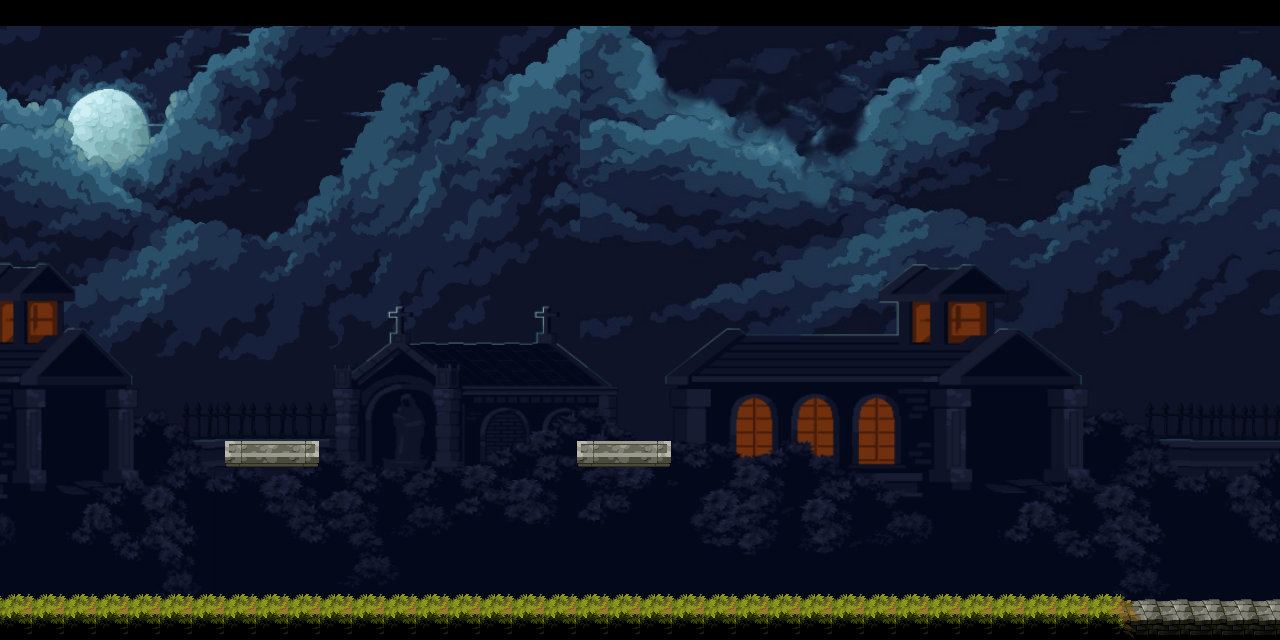

Below is a game level as drawn by its tile map, then a one-line description and the .tmx file that defines it, in full:
An orthogonal 40x20 tile map with 32x32 px tiles, 1 tile layer (Capa de patrones 1), 2 image layers and 7 objects (6x stone, aranaFinal).

<map version="1.10" tiledversion="1.10.2" orientation="orthogonal" renderorder="right-down" width="40" height="20" tilewidth="32" tileheight="32" infinite="0" nextlayerid="5" nextobjectid="14">
 <tileset firstgid="1" source="Tiles.tsx" />
 <imagelayer id="2" name="image1" offsetx="-709.63" offsety="26.8585">
  <image source="Final/Final/fondoXXL.png" width="6000" height="416" />
 </imagelayer>
 <imagelayer id="3" name="image2" offsetx="-45.2354" offsety="254.449">
  <image source="Final/Final/casas1.png" width="6000" height="350" />
 </imagelayer>
 <objectgroup id="4" name="objects">
  <object id="7" name="stone" gid="12" x="220.072" y="468.354" width="32" height="32">
   <properties>
    <property name="stone" value="" />
   </properties>
  </object>
  <object id="8" name="stone" gid="12" x="252.585" y="466.94" width="32" height="32">
   <properties>
    <property name="stone" value="" />
   </properties>
  </object>
  <object id="9" name="stone" gid="12" x="287.925" y="465.527" width="32" height="32">
   <properties>
    <property name="stone" value="" />
   </properties>
  </object>
  <object id="10" name="stone" gid="12" x="572.06" y="468.354" width="32" height="32">
   <properties>
    <property name="stone" value="" />
   </properties>
  </object>
  <object id="11" name="stone" gid="12" x="608.814" y="468.354" width="32" height="32">
   <properties>
    <property name="stone" value="" />
   </properties>
  </object>
  <object id="12" name="stone" gid="12" x="642.74" y="468.354" width="32" height="32">
   <properties>
    <property name="stone" value="" />
   </properties>
  </object>
  <object id="13" name="aranaFinal" gid="12" x="1030.07" y="440.082" width="32" height="32">
   <properties>
    <property name="aranaFinal" value="" />
   </properties>
  </object>
 </objectgroup>
 <layer id="1" name="Capa de patrones 1" width="40" height="20">
  <data encoding="csv">
0,0,0,0,0,0,0,0,0,0,0,0,0,0,0,0,0,0,0,0,0,0,0,0,0,0,0,0,0,0,0,0,0,0,0,0,0,0,0,0,
0,0,0,0,0,0,0,0,0,0,0,0,0,0,0,0,0,0,0,0,0,0,0,0,0,0,0,0,0,0,0,0,0,0,0,0,0,0,0,0,
0,0,0,0,0,0,0,0,0,0,0,0,0,0,0,0,0,0,0,0,0,0,0,0,0,0,0,0,0,0,0,0,0,0,0,0,0,0,0,0,
0,0,0,0,0,0,0,0,0,0,0,0,0,0,0,0,0,0,0,0,0,0,0,0,0,0,0,0,0,0,0,0,0,0,0,0,0,0,0,0,
0,0,0,0,0,0,0,0,0,0,0,0,0,0,0,0,0,0,0,0,0,0,0,0,0,0,0,0,0,0,0,0,0,0,0,0,0,0,0,0,
0,0,0,0,0,0,0,0,0,0,0,0,0,0,0,0,0,0,0,0,0,0,0,0,0,0,0,0,0,0,0,0,0,0,0,0,0,0,0,0,
0,0,0,0,0,0,0,0,0,0,0,0,0,0,0,0,0,0,0,0,0,0,0,0,0,0,0,0,0,0,0,0,0,0,0,0,0,0,0,0,
0,0,0,0,0,0,0,0,0,0,0,0,0,0,0,0,0,0,0,0,0,0,0,0,0,0,0,0,0,0,0,0,0,0,0,0,0,0,0,0,
0,0,0,0,0,0,0,0,0,0,0,0,0,0,0,0,0,0,0,0,0,0,0,0,0,0,0,0,0,0,0,0,0,0,0,0,0,0,0,0,
0,0,0,0,0,0,0,0,0,0,0,0,0,0,0,0,0,0,0,0,0,0,0,0,0,0,0,0,0,0,0,0,0,0,0,0,0,0,0,0,
0,0,0,0,0,0,0,0,0,0,0,0,0,0,0,0,0,0,0,0,0,0,0,0,0,0,0,0,0,0,0,0,0,0,0,0,0,0,0,0,
0,0,0,0,0,0,0,0,0,0,0,0,0,0,0,0,0,0,0,0,0,0,0,0,0,0,0,0,0,0,0,0,0,0,0,0,0,0,0,0,
0,0,0,0,0,0,0,0,0,0,0,0,0,0,0,0,0,0,0,0,0,0,0,0,0,0,0,0,0,0,0,0,0,0,0,0,0,0,0,0,
0,0,0,0,0,0,0,80,81,83,0,0,0,0,0,0,0,0,80,81,83,0,0,0,0,0,0,0,0,0,0,0,0,0,0,0,0,0,0,0,
0,0,0,0,0,0,0,91,92,94,0,0,0,0,0,0,0,0,91,92,94,0,0,0,0,0,0,0,0,0,0,0,0,0,0,0,0,0,0,0,
0,0,0,0,0,0,0,0,0,0,0,0,0,0,0,0,0,0,0,0,0,0,0,0,0,0,0,0,0,0,0,0,0,0,0,0,0,0,0,0,
0,0,0,0,0,0,0,0,0,0,0,0,0,0,0,0,0,0,0,0,0,0,0,0,0,0,0,0,0,0,0,0,0,0,0,0,0,0,0,0,
0,0,0,0,0,0,0,0,0,0,0,0,0,0,0,0,0,0,0,0,0,0,0,0,0,0,0,0,0,0,0,0,0,0,0,0,0,0,0,0,
5,5,5,5,5,5,5,5,5,5,5,5,5,5,5,5,5,5,5,5,5,5,5,5,5,5,5,5,5,5,5,5,5,5,5,28,3,3,3,3,
16,16,16,16,16,16,16,16,16,16,16,16,16,16,16,16,16,16,16,16,16,16,16,16,16,16,16,16,16,16,16,16,16,16,16,39,14,14,14,14
</data>
 </layer>
</map>
